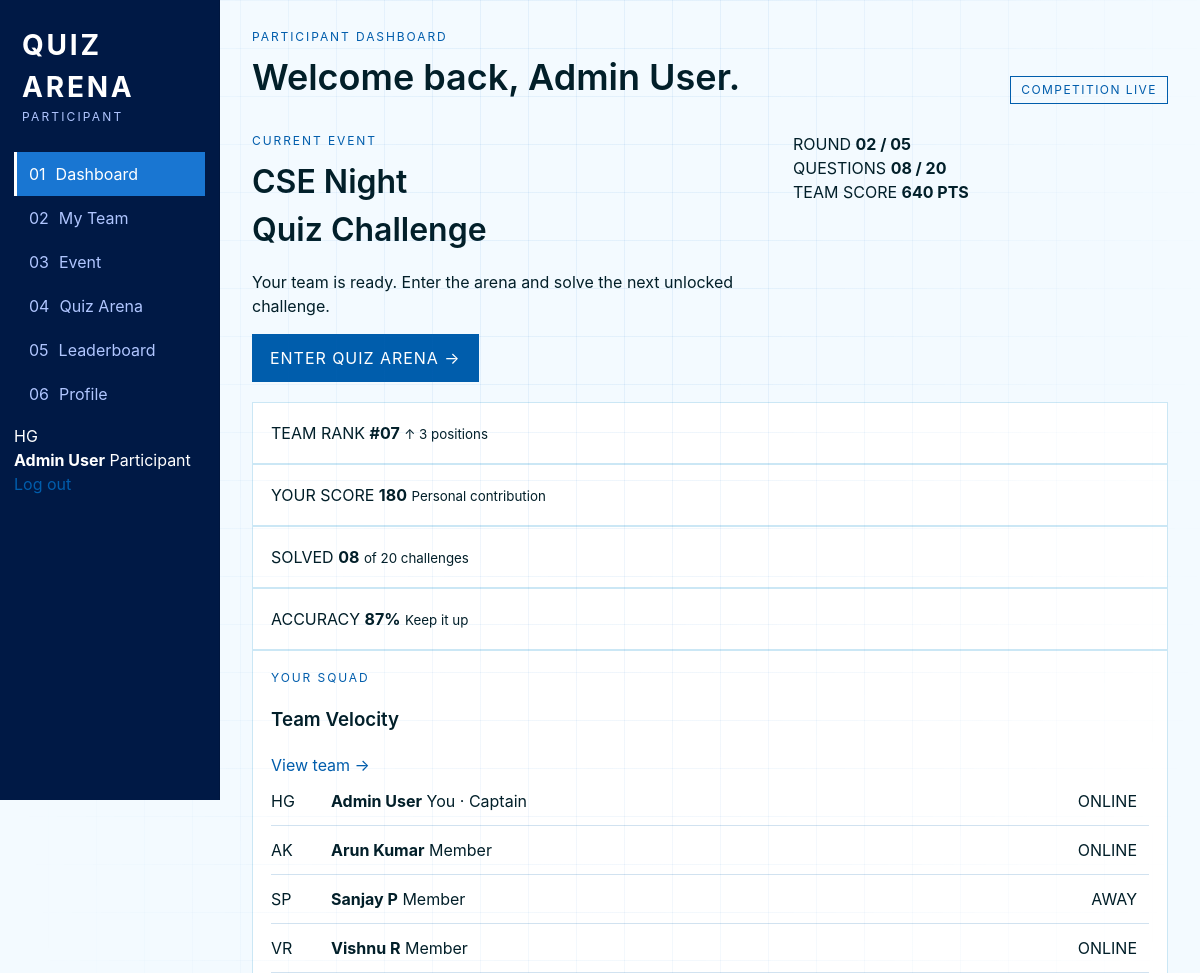
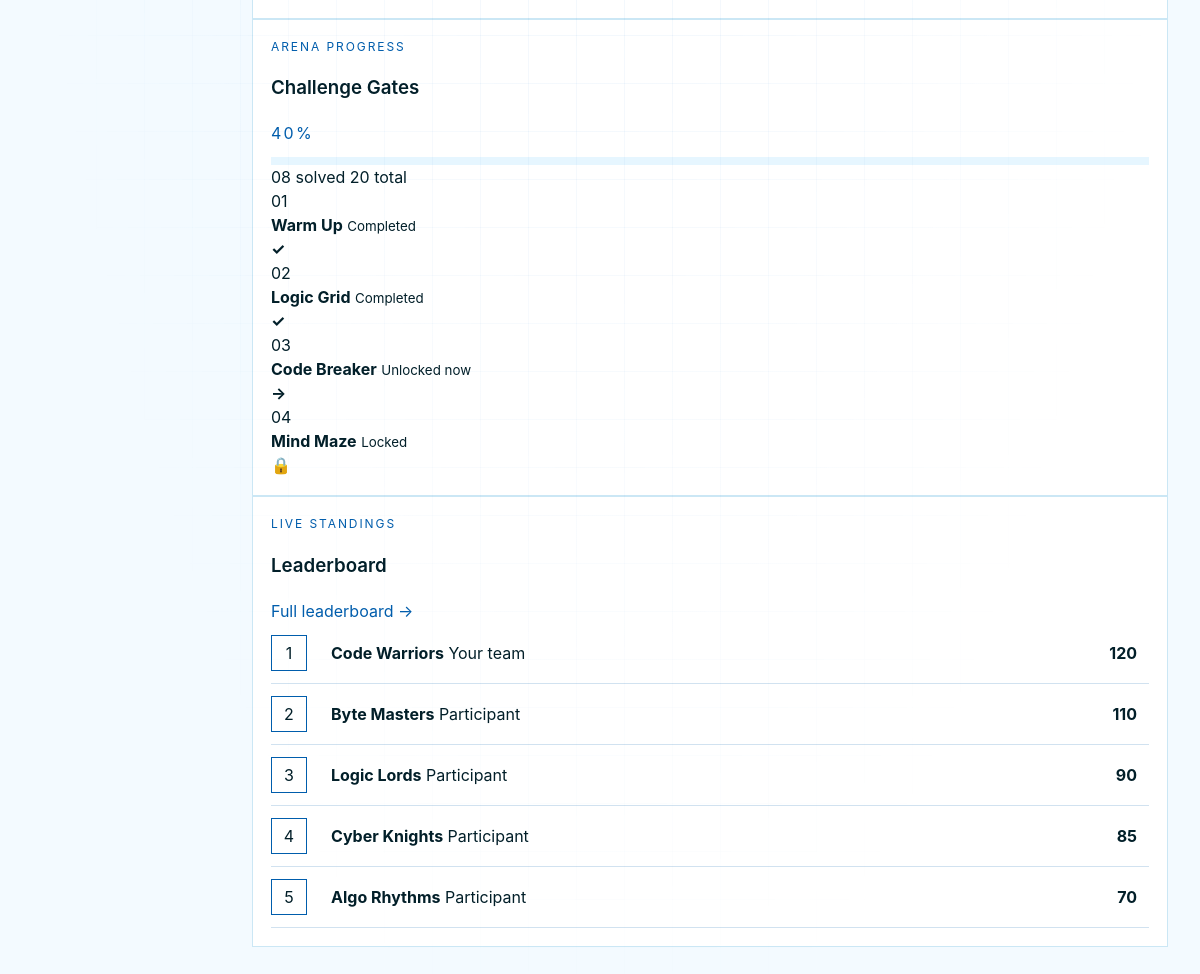
The page /student/dashboard (signed in) on the database its author committed (2 pictures, top to bottom).
### app.py (models this page shows)
class Team(Base):
    __tablename__ = 'teams'
    id = Column(Integer, primary_key=True, index=True)
    team_name = Column(String)
    score = Column(Integer, default=0)
    is_disqualified = Column(Boolean, default=False)
    members = relationship("User", back_populates="team")
    submissions = relationship("Submission", back_populates="team")

### app.py (the view)
@app.route('/student/dashboard')
@login_required
def student_dashboard():
    db = get_db()
    team = db.query(Team).first() # Mocking current team for now
    teams = db.query(Team).order_by(Team.score.desc()).limit(5).all()
    return render_template('dashboardstudent.html', team=team, teams=teams, user=session)

### app.py (called while the page is built)
def get_db():
    if 'db' not in g:
        g.db = SessionLocal()
    return g.db

@app.teardown_appcontext
def teardown_db(exception):
    db = g.pop('db', None)
    if db is not None:
        db.close()

def login_required(f):
    @wraps(f)
    def decorated_function(*args, **kwargs):
        if 'logged_in' not in session:
            return redirect(url_for('login'))
        return f(*args, **kwargs)
    return decorated_function

### templates/dashboardstudent.html (shortened to what this page needs)
<!DOCTYPE html>
<html lang="en">
<head>
  <link rel="stylesheet" href="{{ url_for('static', filename='css/style.css') }}">
</head>
<body class="app-body" data-page="dashboard">
  <aside class="side-nav">
    <div class="brand-mark">
      <div>
        <strong style="font-size: 1.75rem; letter-spacing: 0.1em; color: var(--primary);">QUIZ ARENA</strong>
        <span>Participant</span>
      </div>
    </div>
    <nav>
      <a href="{{ url_for('student_dashboard') }}" class="nav-link active">
        <span>01</span>
        Dashboard
      </a>
      <a href="{{ url_for('student_team') }}" class="nav-link">
        <span>02</span>
        My Team
      </a>
      <a href="{{ url_for('student_event') }}" class="nav-link">
        <span>03</span>
        Event
      </a>
      <a href="{{ url_for('student_arena') }}" class="nav-link">
        <span>04</span>
        Quiz Arena
      </a>
      <a href="{{ url_for('student_leaderboard') }}" class="nav-link">
        <span>05</span>
        Leaderboard
      </a>
      <a href="{{ url_for('student_profile') }}" class="nav-link">
        <span>06</span>
        Profile
      </a>
    </nav>
    <div class="side-bottom">
      <div class="mini-profile">
        <div class="avatar">HG</div>
        <div>
          <strong>{{ user.get("fullname", "Student") }}</strong>
          <span>Participant</span>
        </div>
      </div>
      <a href="{{ url_for('logout') }}" class="logout-link">
        Log out
      </a>
    </div>
  </aside>
  <main class="content">
    <header class="topbar">
      <div>
        <p class="kicker">PARTICIPANT DASHBOARD</p>
        <h1 class="page-title">
          Welcome back, {{ user.get("fullname", "Student") }}.
        </h1>
      </div>
      <div class="status-pill">
        Competition Live
      </div>
    </header>
    <section class="hero-enter">
      <div class="hero-copy">
        <p class="kicker">CURRENT EVENT</p>
        <h2>
          CSE Night<br>
          Quiz Challenge
        </h2>
        <p>
          Your team is ready. Enter the arena and solve
          the next unlocked challenge.
        </p>
        <a href="{{ url_for('student_arena') }}" class="btn">
          Enter Quiz Arena →
        </a>
      </div>
      <div class="hero-meta">
        <div>
          <span>ROUND</span>
          <strong>02 / 05</strong>
        </div>
        <div>
          <span>QUESTIONS</span>
          <strong>08 / 20</strong>
        </div>
        <div>
          <span>TEAM SCORE</span>
          <strong>640 PTS</strong>
        </div>
      </div>
    </section>
    <section class="stats">
      <div class="stat">
        <span class="stat-label">TEAM RANK</span>
        <strong>#07</strong>
        <small>↑ 3 positions</small>
      </div>
      <div class="stat">
        <span class="stat-label">YOUR SCORE</span>
        <strong>180</strong>
        <small>Personal contribution</small>
      </div>
      <div class="stat">
        <span class="stat-label">SOLVED</span>
        <strong>08</strong>
        <small>of 20 challenges</small>
      </div>
      <div class="stat">
        <span class="stat-label">ACCURACY</span>
        <strong>87%</strong>
        <small>Keep it up</small>
      </div>
    </section>
    <section class="split-2">
      <div class="panel">
        <div class="panel-head">
          <div>
            <p class="kicker">YOUR SQUAD</p>
            <h3>Team Velocity</h3>
          </div>
          <a href="{{ url_for('student_team') }}" class="text-link">
            View team →
          </a>
        </div>
        <div class="member-row">
          <div class="avatar">HG</div>
          <div>
            <strong>{{ user.get("fullname", "Student") }}</strong>
            <span>You · Captain</span>
          </div>
          <span class="member-status online">
            ONLINE
          </span>
        </div>
        <div class="member-row">
          <div class="avatar">AK</div>
          <div>
            <strong>Arun Kumar</strong>
            <span>Member</span>
          </div>
          <span class="member-status online">
            ONLINE
          </span>
        </div>
        <div class="member-row">
          <div class="avatar">SP</div>
          <div>
            <strong>Sanjay P</strong>
            <span>Member</span>
          </div>
          <span class="member-status">
            AWAY
          </span>
        </div>
        <div class="member-row">
          <div class="avatar">VR</div>
          <div>
            <strong>Vishnu R</strong>
            <span>Member</span>
          </div>
          <span class="member-status online">
            ONLINE
          </span>
        </div>
      </div>
      <div class="panel">
        <div class="panel-head">
          <div>
            <p class="kicker">ARENA PROGRESS</p>
            <h3>Challenge Gates</h3>
          </div>
          <span class="code">
            40%
          </span>
        </div>
        <div class="progress-wrap">
          <div class="progress-track">
          </div>
          <div class="progress-labels">
            <span>08 solved</span>
            <span>20 total</span>
          </div>
        </div>
        <div class="gate-list">
          <div class="gate completed">
            <span>01</span>
            <div>
              <strong>Warm Up</strong>
              <small>Completed</small>
            </div>
            <b>✓</b>
          </div>
          <div class="gate completed">
            <span>02</span>
            <div>
              <strong>Logic Grid</strong>
              <small>Completed</small>
            </div>
            <b>✓</b>
          </div>
          <div class="gate active">
            <span>03</span>
            <div>
              <strong>Code Breaker</strong>
              <small>Unlocked now</small>
            </div>
            <b>→</b>
          </div>
          <div class="gate locked">
            <span>04</span>
            <div>
              <strong>Mind Maze</strong>
              <small>Locked</small>
            </div>
            <b>🔒</b>
          </div>
        </div>
      </div>
    </section>
    <section class="panel leaderboard-preview">
      <div class="panel-head">
        <div>
          <p class="kicker">LIVE STANDINGS</p>
          <h3>Leaderboard</h3>
        </div>
        <a href="{{ url_for('student_leaderboard') }}" class="text-link">
          Full leaderboard →
        </a>
      </div>
      {% for t in teams %}
      <div class="lb-row {% if t.id == team.id %}current{% endif %}">
        <span class="rank-badge">{{ loop.index }}</span>
        <div class="lb-team">
          <strong>{{ t.team_name }}</strong>
          <span>{% if t.id == team.id %}Your team{% else %}Participant{% endif %}</span>
        </div>
        <strong class="lb-score">{{ t.score }}</strong>
      </div>
      {% endfor %}
    </section>
  </main>
</body>
</html>

### static/css/style.css (style rules this page uses)
:root { --navy: #f3faff; --navy-deep: #e6f6ff; --navy-panel: #ffffff; --blue: #1976d2; --blue-bright: #005dac; --cyan: #005dac; --cyan-soft: #414752; --cyan-wash: #021f29; --ink: #021f29; --muted: #717783; --danger: #ba1a1a; --ok: #005dac; --shadow: 0 1px 8px rgba(0, 0, 0, 0.12); --frame: 1px solid #cbe7f5; --font-display: "Inter", sans-serif; --font-body: "Inter", sans-serif; --sidebar-bg: #001945; --sidebar-text: #b0c6ff; --sidebar-text-hover: #ffffff; --sidebar-hover-bg: #1976d2; --btn-text: #ffffff; }
*, *::before, *::after { box-sizing: border-box; }
html, body { margin: 0; min-height: 100%; }
body { font-family: var(--font-body); background: var(--navy); color: var(--ink); line-height: 1.5; }
body::before { content: ""; position: fixed; inset: 0; pointer-events: none; background-image: linear-gradient(rgba(25, 118, 210, 0.07) 1px, transparent 1px), linear-gradient(90deg, rgba(25, 118, 210, 0.07) 1px, transparent 1px); background-size: 48px 48px; mask-image: radial-gradient(ellipse at 50% 0%, black 20%, transparent 75%); z-index: 0; }
a { color: var(--cyan); text-decoration: none; }
.brand-mark { display: flex; gap: 12px; align-items: center; }
.brand-mark strong { font-family: var(--font-display); letter-spacing: 0.12em; font-size: 1.05rem; }
.brand-mark span { display: block; color: var(--sidebar-text); font-size: 0.75rem; letter-spacing: 0.18em; text-transform: uppercase; }
.btn { display: inline-flex; align-items: center; justify-content: center; gap: 8px; border: 0; cursor: pointer; padding: 12px 18px; font-family: var(--font-display); letter-spacing: 0.06em; text-transform: uppercase; color: var(--btn-text); background: var(--cyan); transition: transform 0.15s ease, background 0.15s ease; }
.app-body { position: relative; z-index: 1; min-height: 100vh; display: grid; grid-template-columns: 220px 1fr; }
.side-nav { background: var(--sidebar-bg); border-right: 1px solid rgba(0, 0, 0, 0.1); padding: 20px 14px; display: flex; flex-direction: column; gap: 8px; position: sticky; top: 0; height: 100vh; color: var(--sidebar-text-hover); }
.side-nav .brand-mark { padding: 4px 8px 18px; }
.nav-link { color: var(--sidebar-text); padding: 10px 12px; display: flex; align-items: center; gap: 10px; border-left: 3px solid transparent; }
.nav-link:hover, .nav-link.active { color: var(--sidebar-text-hover); background: var(--sidebar-hover-bg); border-left-color: var(--sidebar-text-hover); }
.content { padding: 28px 32px 48px; }
.topbar { display: flex; justify-content: space-between; align-items: flex-end; gap: 16px; margin-bottom: 28px; }
.kicker { margin: 0; color: var(--cyan); letter-spacing: 0.16em; text-transform: uppercase; font-size: 0.75rem; }
h1, h2, h3 { font-family: var(--font-display); font-weight: 600; }
.page-title { margin: 4px 0 0; font-size: clamp(1.6rem, 3vw, 2.3rem); }
.stats { grid-template-columns: repeat(4, 1fr); }
.stat, .panel { background: var(--navy-panel); border: var(--frame); padding: 18px; }
.hero-enter { display: grid; grid-template-columns: 1.4fr 1fr; gap: 16px; margin: 8px 0 20px; }
.hero-enter h2 { font-size: 2rem; margin: 8px 0 10px; }
.progress-track { height: 8px; background: var(--navy-deep); margin-top: 12px; overflow: hidden; }
.status-pill { display: inline-block; padding: 4px 10px; border: 1px solid var(--cyan); color: var(--cyan); font-size: 0.75rem; letter-spacing: 0.12em; text-transform: uppercase; }
.split-2 { grid-template-columns: 1fr 1fr; }
.member-row, .lb-row { display: grid; grid-template-columns: 48px 1fr auto auto; gap: 12px; align-items: center; padding: 12px 0; border-bottom: 1px solid rgba(0, 93, 172, 0.18); }
.rank-badge { font-family: var(--font-display); width: 36px; height: 36px; display: grid; place-items: center; border: 1px solid var(--cyan); }
.code { font-family: var(--font-display); letter-spacing: 0.14em; color: var(--cyan); }

### rows shown on the page
Team: team_name "Code Warriors", shows "Your team", score "120"
Team: team_name "Byte Masters", shows "Participant", score "110"
Team: team_name "Logic Lords", shows "Participant", score "90"
Team: team_name "Cyber Knights", shows "Participant", score "85"
Team: team_name "Algo Rhythms", shows "Participant", score "70"

### other values the page prints
{{ user.get("fullname", "Student") }} "Admin User"
